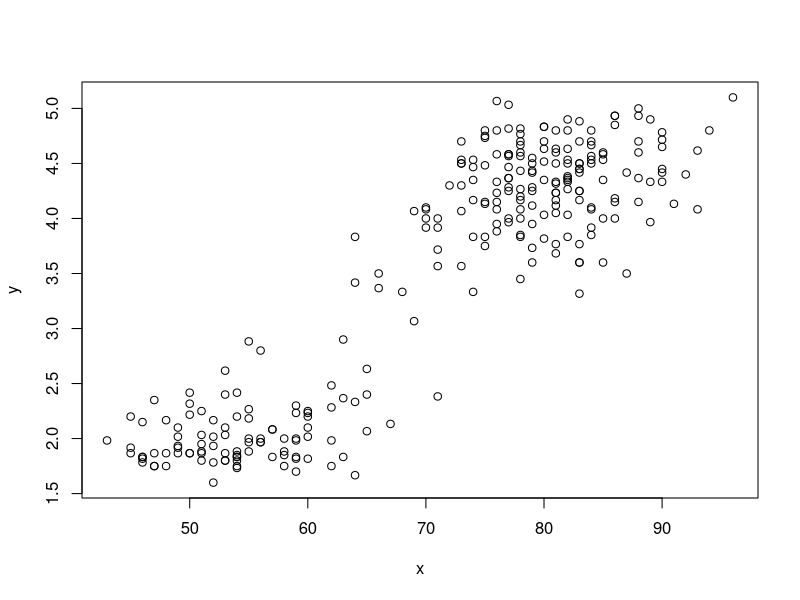
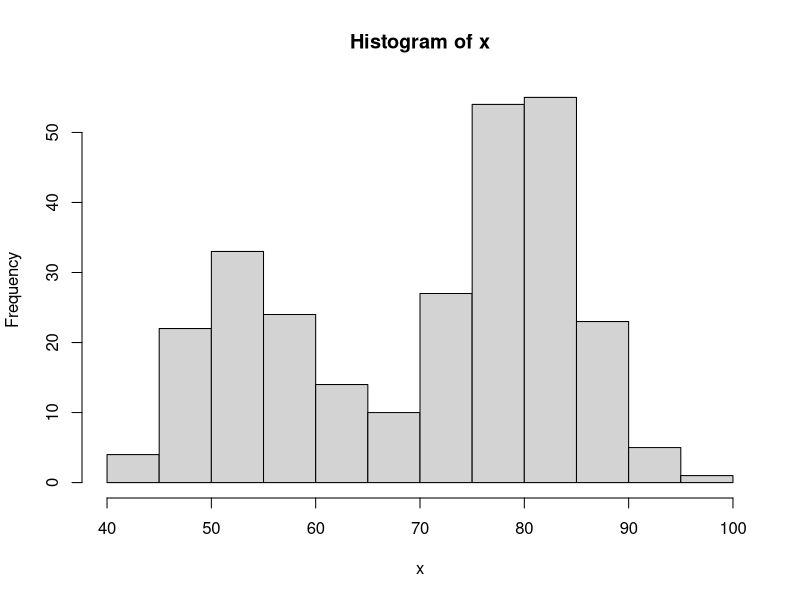
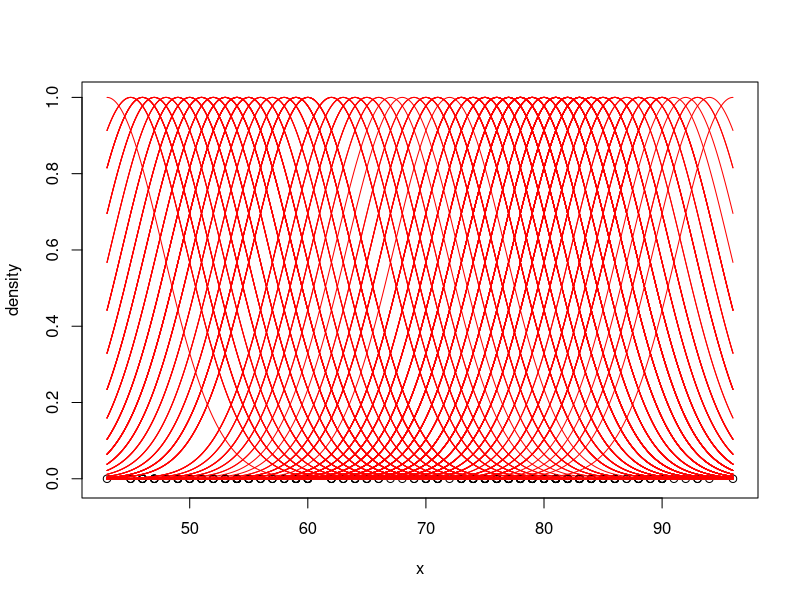
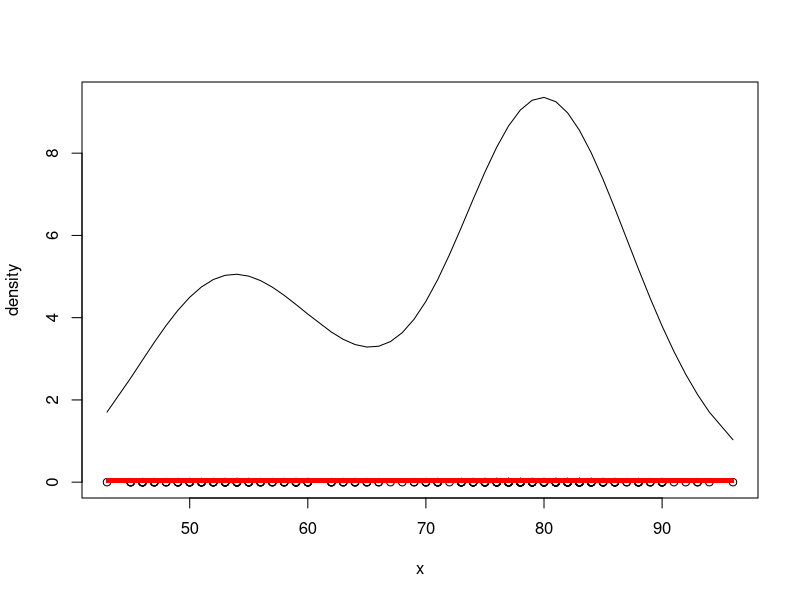

These charts were generated, in order, by the following R code:
library(KernSmooth)
attach(faithful)
x = waiting
y = eruptions

plot(x, y)
hist(x)

h =5

# rule of thumb bandwidth
h = 1.06*sd(x)*length(x)^(-1/5)

########a close up of the densities

sum.dens = matrix(nrow = length(x), ncol = length(x))
plot(x,rep(0,length(x)), ylim = c(-.01, 1), ylab = "density")




# for the first point plot a density over the point
ind = 1
x1 = x[ind]
x.t = seq(min(x), max(x), length = length(x)*10)
lines(x.t, dnorm(x.t, x1,h)/max(dnorm(x.t, x1,h)), col = "red")
sum.dens[ind,] = dnorm(x, x1,h)


# Now do for the second point
ind = 2
x1 = x[ind]
lines(x.t, dnorm(x.t, x1,h)/max(dnorm(x.t, x1,h)), col = "red")
sum.dens[ind,] = dnorm(x, x1,h)

# keep doing this for all X's
for(ind in 3:length(x))
{
  x1 = x[ind]
  lines(x.t, dnorm(x.t, x1,h)/max(dnorm(x.t, x1,h)), col = "red")
  sum.dens[ind,] = dnorm(x, x1,h)
}




######Now we need to sum the densities to find the the overall density
#we need to plot with larger ylims to see the sum

plot(x,rep(0,length(x)), ylim = c(-.01, max(rowSums(sum.dens))), ylab = "density")


# plot the individual densities
for(ind in 1:length(x))
{
  x1 = x[ind]
  lines(x.t, dnorm(x.t, x1,h), col = "red")
}

#plot the sum
lines(sort(x),rowSums(sum.dens)[order(x)])


